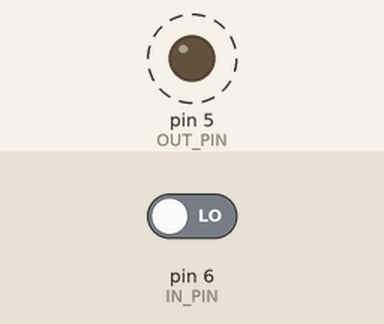
The program below on a simulated Arduino Uno, built with avr-gcc and run on an emulated ATmega328P. Shown: output pins drawn as LEDs (lit = HIGH). Dashed ring = blinking. Inputs (shaded band) come from the test bench; at power-on: pin 6 (IN_PIN) LOW.

Above: at 0.2 s.
Timing chart, 0 to 3.0 s (numbered marks = the images above):
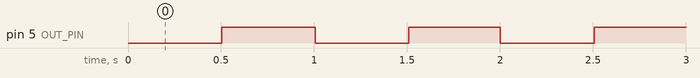

Measured:
- by itself, pin 5 (OUT_PIN): alternates HIGH for 0.50 s and LOW for 0.50 s

The program:

main.cpp
```cpp
#include <Arduino.h>

#define OUT_PIN 5
#define IN_PIN 6

String mode = "high";
unsigned long signalAt = 0;

boolean signalCome() {
  return digitalRead(IN_PIN) == HIGH;
}

void changeMode() {
  if (mode == "high") {
    mode = "low";
  } else {
    mode = "high";
  }
}

void setup() {
  pinMode(IN_PIN, INPUT);
  pinMode(OUT_PIN, OUTPUT);
}

void setLed(bool power) {
  digitalWrite(OUT_PIN, power);
}

unsigned long currentMillis = 0;
void loop() {
  currentMillis = millis();
  if (signalCome() && currentMillis - signalAt > 500) {
    signalAt = currentMillis;
    changeMode();
  }
  if (mode == "high") {
    setLed(currentMillis % 1000 > 500);
  } else {
    setLed(currentMillis % 4000 > 2000);
  }
  delay(10);
}
```
